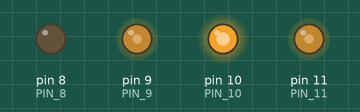
Simulated run of this sketch. Board: Arduino Uno, built with avr-gcc and run on an emulated ATmega328P. Shown: output pins drawn as LEDs (lit = HIGH). Random numbers use the default seed unless the sketch sets one.

Above: at 0.15 s.
At 3.5 s:
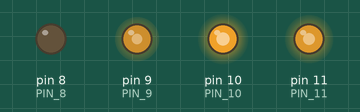
At 10.2 s:
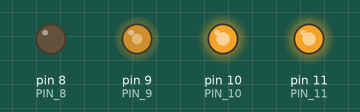
At 19.95 s:
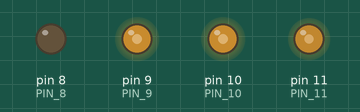
At 29.69 s:
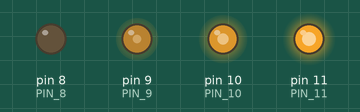
At 39.74 s:
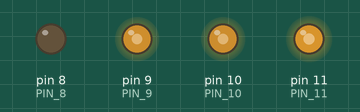
Timing chart, 0 to 40.0 s (numbered marks = the images above):
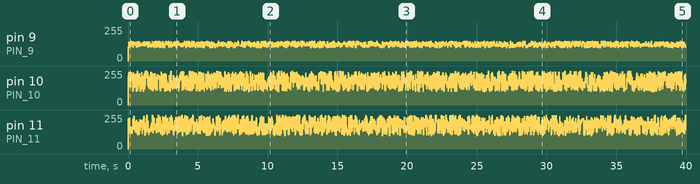

The sketch:

project_4.ino
```cpp
// Kelompok
// Isep Lutpi Nur [2113191079]
// Farhan Aziz [2113191097]
// Muhammad Bayu Ramdhani [2113191081]
// Muhammad Taufik Ali [2113191067]

const int PIN_8 = 8;
const int PIN_9 = 9;
const int PIN_10 = 10;
const int PIN_11 = 11;

void setup(){
  pinMode(PIN_8, OUTPUT);
  pinMode(PIN_9, OUTPUT);
  pinMode(PIN_10, OUTPUT);
  pinMode(PIN_11, OUTPUT);
}

void loop(){
  analogWrite(PIN_9, random(50)+100);
  analogWrite(PIN_10, random(156)+100);
  analogWrite(PIN_11, random(156)+100);
  delay(20);
}
```
